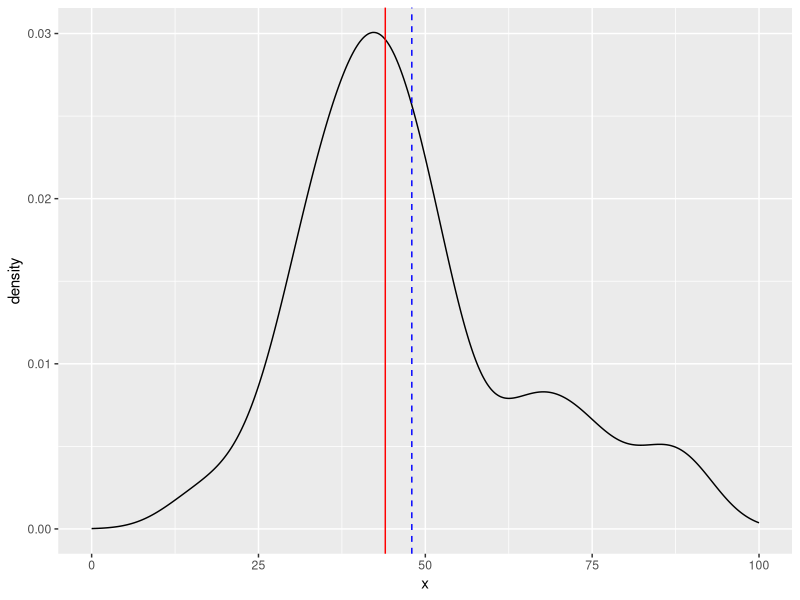

Generate this figure with R:
## ---- chunk 1
#| include: false
set.seed(12)
x <- 
  sort(round(rnorm(n = 40, mean = 48, sd = 16), digits = 0))
x[32:40] <- x[32:40] + rpois(n = 9, lambda = 10)
## ---- chunk 2
library(ggplot2)

# クラス中の40人のテストの点数
x
mean(x) # クラスの平均点
median(x) # クラスの点数の中央値

tibble::tibble(
  x = x) |> 
  ggplot(aes(x)) +
  geom_density() +
  geom_vline(xintercept = median(x), color = "red") +
  geom_vline(xintercept = mean(x), color = "blue", linetype = "dashed") +
  xlim(0, 100)
## ---- chunk 3
x[1:20]

x[21:40]
